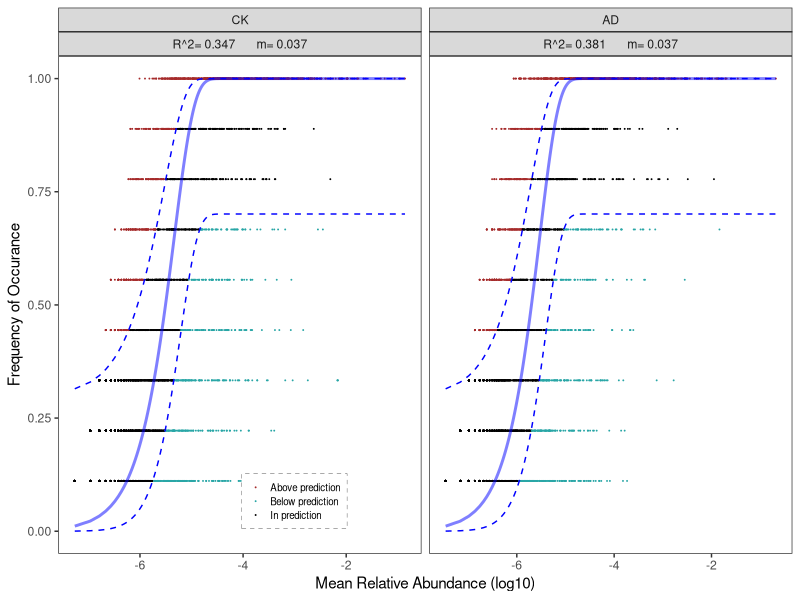
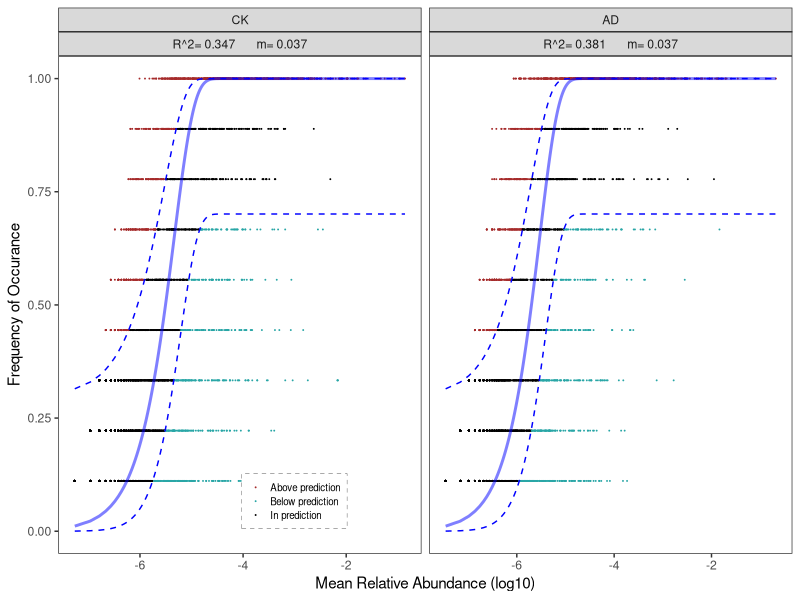

Generate these figures, in order, with R:

library(Hmisc)
library(minpack.lm)
library(stats4)
library(stringr)


#spp: 物种或分类群的丰度表，行是分类群，列是样本
spp<-read.table('OtuForNet.tsv',head=T,stringsAsFactors=F,row.names=1,sep = "\t")

CK <- subset(spp,select = which(str_extract(colnames(spp),"[[:alpha:]]+")=="CK"))
AD <- subset(spp,select = which(str_extract(colnames(spp),"[[:alpha:]]+")=="AD"))

NCM <- function(grp){
  
        spp<-t(grp)
        ##将 Sloan 等（2006）的中性模型拟合到一个物种或分类群的丰度表，并返回几个拟合统计数据。或者，将根据它们在元群落中的丰度返回每个分类群的预测出现频率
        #用非线性最小二乘法（Non-linear least squares，NLS）拟合模型参数
        N <- mean(apply(spp, 1, sum))
        p.m <- apply(spp, 2, mean)
        p.m <- p.m[p.m != 0]
        p <- p.m/N
        spp.bi <- 1*(spp>0)
        freq <- apply(spp.bi, 2, mean)
        freq <- freq[freq != 0]
        C <- merge(p, freq, by=0)
        C <- C[order(C[,2]),]
        C <- as.data.frame(C)
        C.0 <- C[!(apply(C, 1, function(y) any(y == 0))),]
        p <- C.0[,2]
        freq <- C.0[,3]
        names(p) <- C.0[,1]
        names(freq) <- C.0[,1]
        d = 1/N
        m.fit <- nlsLM(freq ~ pbeta(d, N*m*p, N*m*(1 -p), lower.tail=FALSE),start=list(m=0.1))
        m.fit  #获取 m 值
        m.ci <- confint(m.fit, 'm', level=0.95)
        freq.pred <- pbeta(d, N*coef(m.fit)*p, N*coef(m.fit)*(1 -p), lower.tail=FALSE)
        pred.ci <- binconf(freq.pred*nrow(spp), nrow(spp), alpha=0.05, method="wilson", return.df=TRUE)
        Rsqr <- 1 - (sum((freq - freq.pred)^2))/(sum((freq - mean(freq))^2))
        Rsqr  #获取模型的 R2
        Rsqr <- round(Rsqr,3)
        Nm <- round(coef(m.fit)*N,3)
        m <- round(coef(m.fit),3)
        
        #输出 3 个统计结果数据表，包括各物种或分类群的平均相对丰度（p.csv）、出现频率（freq.csv）和预测的出现频率（freq.pred.csv）
        # write.csv(p, file = paste0(deparse1(substitute(grp)),"_p.csv"))
        # write.csv(freq, file = paste0(deparse1(substitute(grp)),"_freq.csv"))
        # write.csv(freq.pred, file = paste0(deparse1(substitute(grp)),"_freq.pred.csv"))
        
        #p 是平均相对丰度（mean relative abundance）
        #freq 是出现频率（occurrence frequency）的观测值
        #freq.pred 是出现频率（occurrence frequency）的预测值，即中性模型的拟合值
        
        #绘制统计图
        bacnlsALL <-data.frame(p,freq,freq.pred,pred.ci[,2:3])
        bacnlsALL$Group <- deparse1(substitute(grp))
        bacnlsALL$Rsqr <- Rsqr
        bacnlsALL$Nm <- Nm
        bacnlsALL$m <- m
        bacnlsALL$U_L <-  "In prediction"
        bacnlsALL$U_L[bacnlsALL$freq <= bacnlsALL$Lower] <- "Below prediction"
        bacnlsALL$U_L[bacnlsALL$freq >= bacnlsALL$Upper] <- "Above prediction"
        return(bacnlsALL)
}

NCM_CK<- NCM(CK)
NCM_AD<- NCM(AD)

Resultall <- rbind(NCM_CK,NCM_AD<- NCM(AD))
Resultall$Group <- factor(Resultall$Group,levels = c('CK','AD'))

Resultall$R_N <- paste("R^2=",Resultall$Rsqr,"     ","m=",Resultall$m)

library(ggplot2)
p  <- ggplot(data = Resultall,aes(x=log10(p),y=freq,color=U_L)) +
  geom_point(position = "identity",size = .01)+
  scale_color_manual(values = c('#A52A2A',"#29A6A6","black"))+
  labs(x='Mean Relative Abundance (log10)',y='Frequency of Occurance')+
  # annotate(geom = "text",x=-Inf,y=Inf,vjust=1.5,hjust= -0.1,label= paste("R^2=",Resultall$Rsqr,"\n","Nm=",Resultall$Nm))+
  geom_line(aes(y=freq.pred),color="blue",lwd=1,alpha=0.5)+
  geom_line(aes(y=Lower),color="blue",lwd=0.5,lty=2)+
  geom_line(aes(y=Upper),color="blue",lwd=0.5,lty=2)+
  facet_wrap(~Group+R_N,ncol = 2,scales = "free_x")+
  theme_bw()+
  theme(panel.grid = element_blank(),
        legend.title = element_blank(),
        legend.justification = c(0,0),
        legend.position = c(0.25,0.05),
        legend.background = element_rect(linewidth = .1,linetype = 2,color = "black"),
        legend.spacing.y = unit(0,"line"),
        legend.text = element_text(size = unit(7,"pt")),
        legend.margin = margin(rep(5,4),unit = "pt"),
        legend.key.size = unit(10,"pt"))
p  
ggsave("ncm.svg",p,width = 6,height = 3,units = "in")
